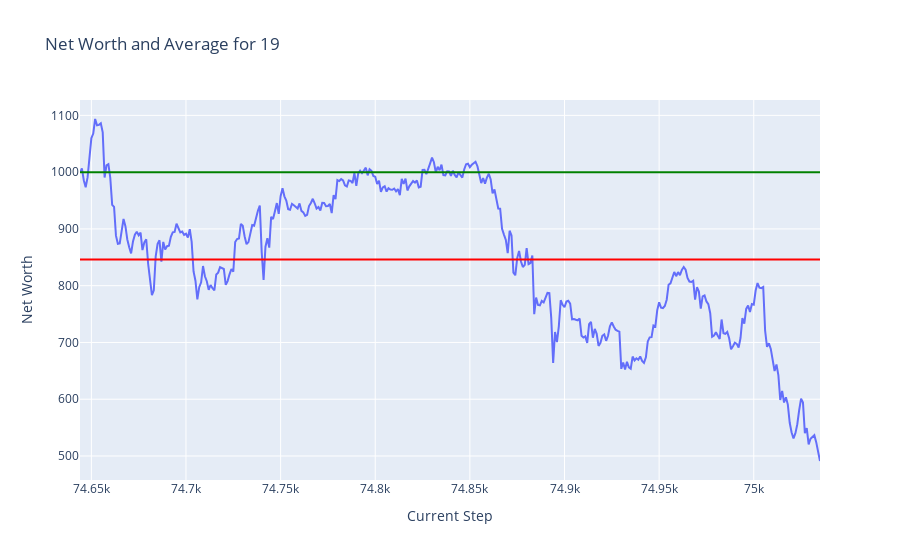
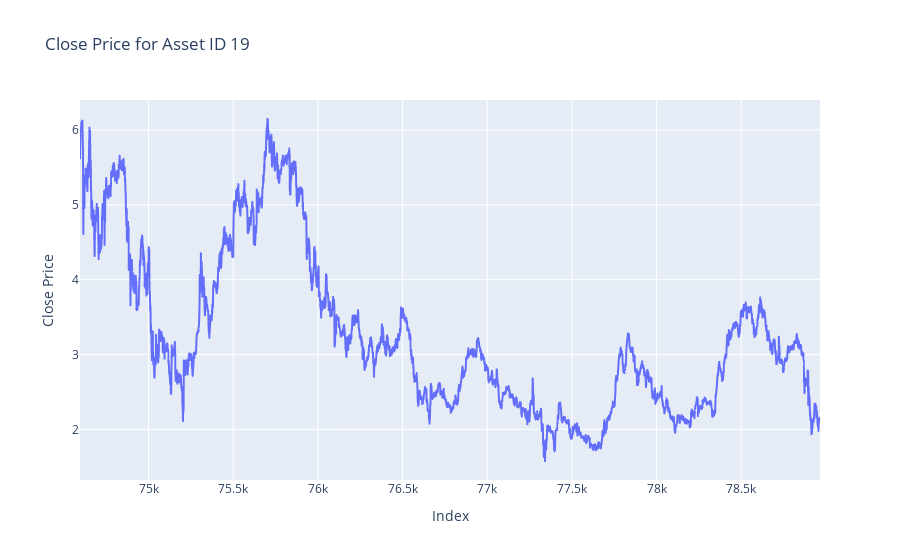
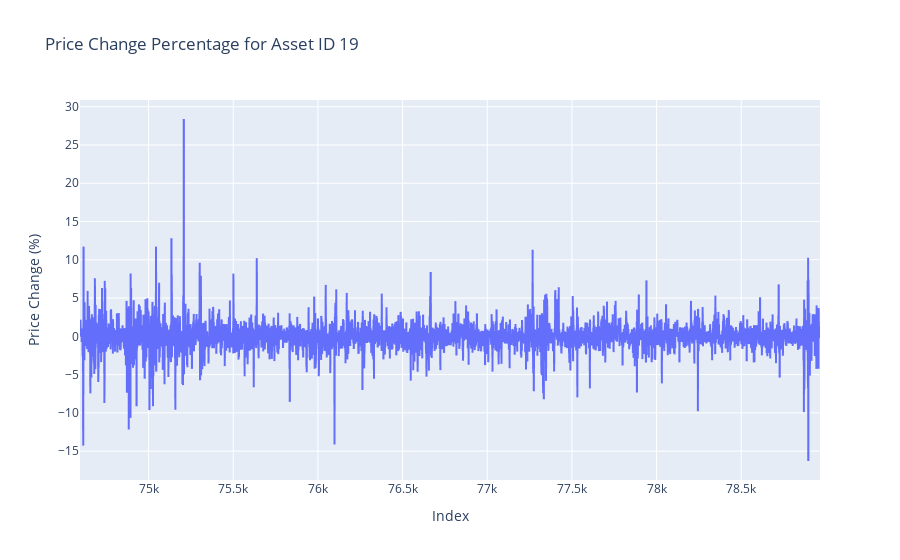
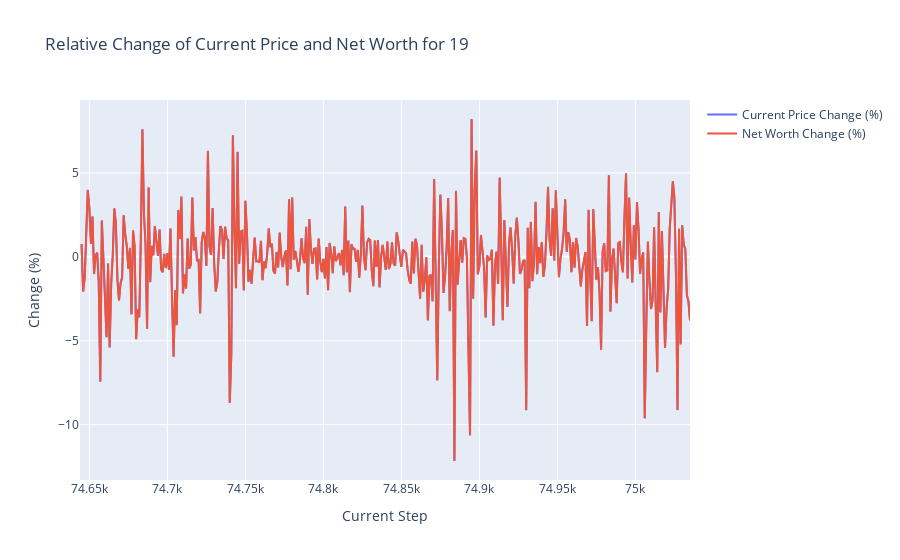

Here is the notebook cell these charts were saved with, in order:
### Markdown cell above
## Plots

### Code cell
token = 19
plot_token_data(df = train_hist_df, token = token)
plot_close_by_asset(df= train_df, asset_id= token)
plot_price_change_by_asset(df= train_df, asset_id= token)
plot_relative_change_by_token(df = train_hist_df, token = token)

### Figure 1 — Plotly figure (JSON) as saved in the notebook; plotly's stock layout.template omitted (floating-point values rounded to 4 significant figures; data arrays with more than 128 entries replaced by an {"elided": "..."} marker saying what was removed)
{"data": [{"mode": "lines", "name": "Net Worth", "type": "scatter", "x": {"elided": "392 int values"}, "y": {"elided": "392 float values"}}], "layout": {"shapes": [{"line": {"color": "green"}, "name": "Net Worth = 1000", "type": "line", "x0": 0, "x1": 1, "xref": "x domain", "y0": 1000, "y1": 1000, "yref": "y"}, {"line": {"color": "red"}, "name": "Average Net Worth = 845.96", "type": "line", "x0": 0, "x1": 1, "xref": "x domain", "y0": 846.0, "y1": 846.0, "yref": "y"}], "title": {"text": "Net Worth and Average for 19"}, "xaxis": {"title": {"text": "Current Step"}}, "yaxis": {"title": {"text": "Net Worth"}}}}

### Figure 2 — Plotly figure (JSON) as saved in the notebook; plotly's stock layout.template omitted (floating-point values rounded to 4 significant figures; data arrays with more than 128 entries replaced by an {"elided": "..."} marker saying what was removed)
{"data": [{"hovertemplate": "Index=%{x}<br>Close Price=%{y}<extra></extra>", "legendgroup": "", "line": {"color": "#636efa", "dash": "solid"}, "marker": {"symbol": "circle"}, "mode": "lines", "name": "", "showlegend": false, "type": "scattergl", "x": {"elided": "4371 int values"}, "xaxis": "x", "y": {"elided": "4371 float values"}, "yaxis": "y"}], "layout": {"legend": {"tracegroupgap": 0}, "title": {"text": "Close Price for Asset ID 19"}, "xaxis": {"anchor": "y", "domain": [0, 1], "title": {"text": "Index"}}, "yaxis": {"anchor": "x", "domain": [0, 1], "title": {"text": "Close Price"}}}}

### Figure 3 — Plotly figure (JSON) as saved in the notebook; plotly's stock layout.template omitted (floating-point values rounded to 4 significant figures; data arrays with more than 128 entries replaced by an {"elided": "..."} marker saying what was removed)
{"data": [{"hovertemplate": "Index=%{x}<br>Price Change (%)=%{y}<extra></extra>", "legendgroup": "", "line": {"color": "#636efa", "dash": "solid"}, "marker": {"symbol": "circle"}, "mode": "lines", "name": "", "showlegend": false, "type": "scattergl", "x": {"elided": "4371 int values"}, "xaxis": "x", "y": {"elided": "4371 float values"}, "yaxis": "y"}], "layout": {"legend": {"tracegroupgap": 0}, "title": {"text": "Price Change Percentage for Asset ID 19"}, "xaxis": {"anchor": "y", "domain": [0, 1], "title": {"text": "Index"}}, "yaxis": {"anchor": "x", "domain": [0, 1], "title": {"text": "Price Change (%)"}}}}

### Figure 4 — Plotly figure (JSON) as saved in the notebook; plotly's stock layout.template omitted (floating-point values rounded to 4 significant figures; data arrays with more than 128 entries replaced by an {"elided": "..."} marker saying what was removed)
{"data": [{"mode": "lines", "name": "Current Price Change (%)", "type": "scatter", "x": {"elided": "392 int values"}, "y": {"elided": "392 float values"}}, {"mode": "lines", "name": "Net Worth Change (%)", "type": "scatter", "x": {"elided": "392 int values"}, "y": {"elided": "392 float values"}}], "layout": {"title": {"text": "Relative Change of Current Price and Net Worth for 19"}, "xaxis": {"title": {"text": "Current Step"}}, "yaxis": {"title": {"text": "Change (%)"}}}}
